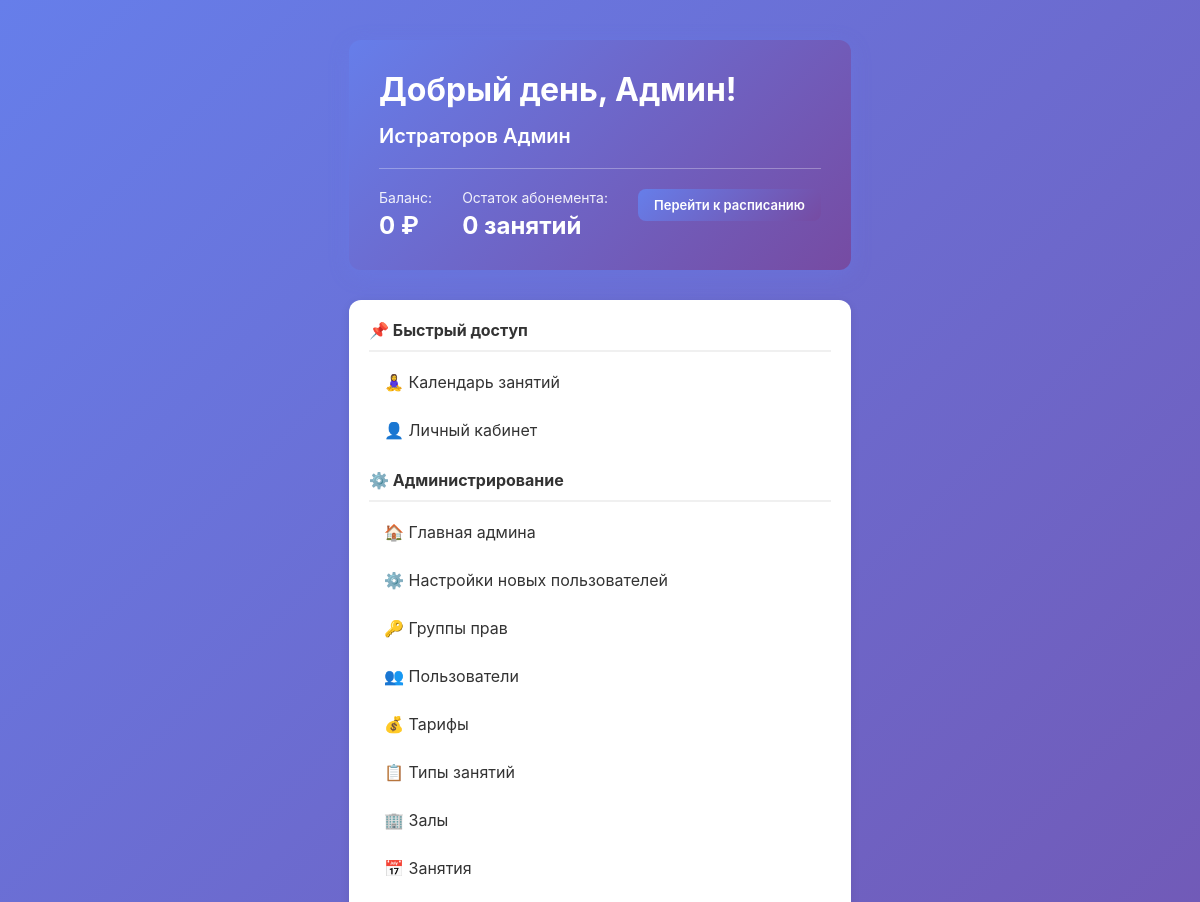
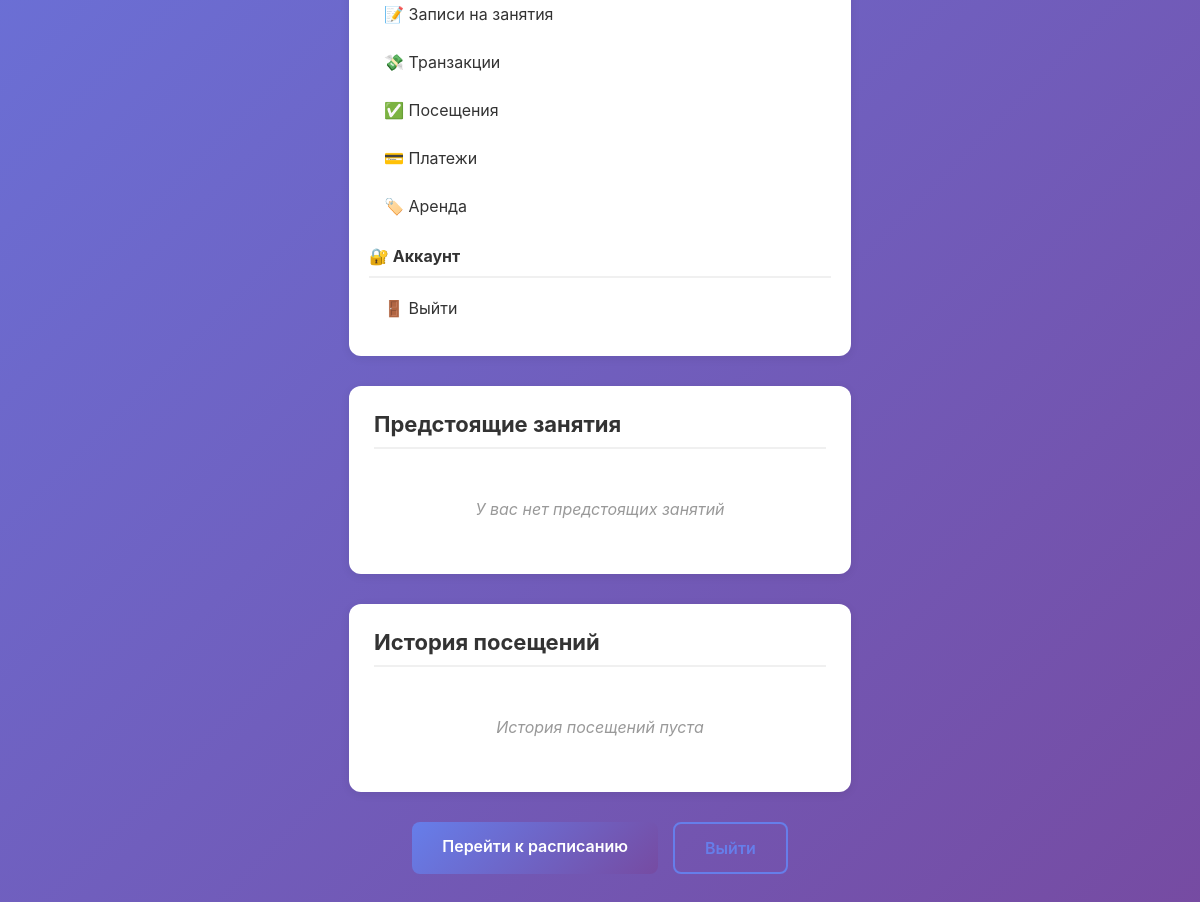
Screenshot of /profile/ (signed in) with the database file from the repository (2 pictures, top to bottom).
### core/models.py (models this page shows, shortened)
class User(AbstractUser):
    ROLE_CHOICES = [
        ('student', 'Ученик'),
        ('moderator', 'Модератор'),
        ('admin', 'Администратор'),
    ]
    phone = models.CharField("Телефон", max_length=20, blank=True)
    role = models.CharField("Роль", max_length=20, choices=ROLE_CHOICES, default='student')
    created_at = models.DateTimeField("Дата регистрации", auto_now_add=True)
    is_active = models.BooleanField("Активен", default=True)
    balance = models.DecimalField("Баланс", max_digits=10, decimal_places=2, default=0)
    telegram_id = models.BigIntegerField("Telegram ID", null=True, blank=True, unique=True,
                                             help_text="Уникальный идентификатор пользователя в Telegram")
    vk_id = models.BigIntegerField("VK ID", null=True, blank=True, unique=True,
                                       help_text="Уникальный идентификатор пользователя ВКонтакте")
    allowed_tariffs = models.ManyToManyField(Tariff, blank=True,
                                             verbose_name="Доступные тарифы",
                                             help_text="Тарифы, которые доступны пользователю для записи")
    class Meta:
        verbose_name = "Клиент"
        verbose_name_plural = "Клиенты"
        ordering = ['last_name', 'first_name']
    @property
    def is_moderator(self):
        return self.role in ['moderator', 'admin']
    @property
    def is_admin(self):
        return self.role == 'admin'

### core/views.py (the view)
# urls.py: path('profile/', views.profile_view, name='profile'),
@login_required
def profile_view(request):
    client = request.user
    current_hour = timezone.now().hour
    if 5 <= current_hour < 12:
        greeting = "Доброе утро"
    elif 12 <= current_hour < 18:
        greeting = "Добрый день"
    else:
        greeting = "Добрый вечер"
    upcoming_sessions = ClassSession.objects.filter(
        bookings__client=client,
        bookings__status__in=['confirmed', 'paid'],
        date_time__gte=timezone.now()
    ).select_related('class_type', 'hall').prefetch_related('bookings').order_by('date_time')[:10]
    past_sessions = ClassSession.objects.filter(
        bookings__client=client,
        bookings__status__in=['paid'],
        date_time__lt=timezone.now()
    ).select_related('class_type', 'hall').prefetch_related('bookings').order_by('-date_time')[:20]
    active_subscriptions = Subscription.objects.filter(
        client=client,
        status='active'
    ).select_related('tariff').order_by('-purchased_at')
    subscription_remaining = sum(sub.sessions_remaining for sub in active_subscriptions)
    available_tariffs_with_subscriptions = Tariff.objects.filter(
        id__in=client.allowed_tariffs.all(),
        is_subscription_available=True,
        is_active=True
    ).annotate()
    context = {
        'client': client,
        'greeting': greeting,
        'upcoming_sessions': upcoming_sessions,
        'past_sessions': past_sessions,
        'is_moderator': client.is_moderator,
        'is_admin': client.is_admin,
        'is_staff': client.is_staff,
        'active_subscriptions': active_subscriptions,
        'subscription_remaining': subscription_remaining,
        'available_tariffs_with_subscriptions': available_tariffs_with_subscriptions,
    }
    return render(request, 'core/profile.html', context)

### core/templates/core/profile.html (shortened to what this page needs)
{% extends 'core/auth_base.html' %}
{% load static %}
{% block extrastyle %}
<link rel="stylesheet" href="{% static 'core/css/auth.css' %}">
{% endblock %}
{% block content %}
<div class="profile-container">
    <div class="profile-header">
        <h1>{{ greeting }}, {{ client.first_name }}!</h1>
        <div class="user-info">
            <span class="user-name">{{ client.last_name }} {{ client.first_name }}</span>
        </div>
        <div class="balance-info">
            <div class="balance-item">
                <span class="balance-label">Баланс:</span>
                <span class="balance-value">{{ client.balance|default:"0" }} ₽</span>
            </div>
            <div class="balance-item">
                <span class="balance-label">Остаток абонемента:</span>
                <span class="balance-value">{{ subscription_remaining|default:"0" }} занятий</span>
            </div>
            <div class="balance-item">
                <a href="{% url 'calendar' %}" class="btn btn-secondary btn-small">Перейти к расписанию</a>
            </div>
        </div>
    </div>
    {% if is_staff or is_moderator %}
    <div class="sidebar-wrapper">
        {% include 'core/includes/sidebar.html' %}
    </div>
    {% endif %}
    <div class="profile-content">
        <section class="profile-section">
            <h2>Предстоящие занятия</h2>
            {% if upcoming_sessions %}
                <div class="sessions-list">
                    {% for session in upcoming_sessions %}
                        <div class="session-card" style="border-left-color: {{ session.hall.color|default:'#4ECDC4' }}">
                            <div class="session-time">
                                <span class="date">{{ session.date_time|date:"d.m.Y" }}</span>
                                <span class="time">{{ session.date_time|date:"H:i" }}</span>
                            </div>
                            <div class="session-details">
                                <h3>{{ session.class_type.name }}</h3>
                                {% if session.hall %}
                                    <p class="hall-name">Зал: {{ session.hall.name }}</p>
                                {% endif %}
                                <p class="duration">{{ session.duration }} мин.</p>
                            </div>
                        </div>
                    {% endfor %}
                </div>
            {% else %}
                <p class="no-data">У вас нет предстоящих занятий</p>
            {% endif %}
        </section>
        <section class="profile-section">
            <h2>История посещений</h2>
            {% if past_sessions %}
                <div class="sessions-list">
                    {% for session in past_sessions %}
                        <div class="session-card past" style="border-left-color: {{ session.hall.color|default:'#4ECDC4' }}">
                            <div class="session-time">
                                <span class="date">{{ session.date_time|date:"d.m.Y" }}</span>
                                <span class="time">{{ session.date_time|date:"H:i" }}</span>
                            </div>
                            <div class="session-details">
                                <h3>{{ session.class_type.name }}</h3>
                                {% if session.hall %}
                                    <p class="hall-name">Зал: {{ session.hall.name }}</p>
                                {% endif %}
                                <p class="duration">{{ session.duration }} мин.</p>
                            </div>
                        </div>
                    {% endfor %}
                </div>
            {% else %}
                <p class="no-data">История посещений пуста</p>
            {% endif %}
        </section>
    </div>
    <div class="profile-actions">
        <a href="{% url 'calendar' %}" class="btn btn-secondary">Перейти к расписанию</a>
        <a href="{% url 'logout' %}" class="btn btn-outline">Выйти</a>
    </div>
</div>
{% endblock %}

### core/static/core/css/auth.css (style rules this page uses)
* { margin: 0; padding: 0; box-sizing: border-box; }
body { font-family: -apple-system, BlinkMacSystemFont, 'Segoe UI', Roboto, Oxygen, Ubuntu, Cantarell, sans-serif; background: linear-gradient(135deg, #667eea 0%, #764ba2 100%); min-height: 100vh; }
.btn { display: inline-block; padding: 14px 30px; font-size: 16px; font-weight: 600; text-decoration: none; border: none; border-radius: 8px; cursor: pointer; transition: all 0.3s ease; }
.btn-secondary { background: linear-gradient(135deg, #667eea 0%, #764ba2 100%); color: white; }
.btn-outline { background: transparent; color: #667eea; border: 2px solid #667eea; }
.btn-small { padding: 8px 16px; font-size: 13px; }
.profile-container { max-width: 1000px; margin: 0 auto; padding: 20px; }
.profile-header { background: linear-gradient(135deg, #667eea 0%, #764ba2 100%); color: white; padding: 30px; border-radius: 12px; margin-bottom: 30px; box-shadow: 0 5px 20px rgba(102, 126, 234, 0.3); }
.profile-header h1 { margin: 0 0 15px 0; font-size: 32px; }
.user-info { display: flex; flex-direction: column; gap: 5px; }
.user-name { font-size: 20px; font-weight: 600; }
.balance-info { display: flex; gap: 30px; margin-top: 20px; padding-top: 20px; border-top: 1px solid rgba(255, 255, 255, 0.3); }
.balance-item { display: flex; flex-direction: column; gap: 5px; }
.balance-label { font-size: 14px; opacity: 0.9; }
.balance-value { font-size: 24px; font-weight: 700; }
.sidebar-wrapper { margin-bottom: 30px; }
.profile-content { display: grid; gap: 30px; }
.profile-section { background: white; border-radius: 12px; padding: 25px; box-shadow: 0 2px 10px rgba(0, 0, 0, 0.08); }
.profile-section h2 { margin: 0 0 20px 0; color: #333; font-size: 22px; border-bottom: 2px solid #f0f0f0; padding-bottom: 10px; }
.no-data { text-align: center; color: #999; padding: 30px; font-style: italic; }
.profile-actions { display: flex; gap: 15px; margin-top: 30px; justify-content: center; }

### rows the page displays
User: first_name "Админ", last_name "Истраторов", balance "0"

### other values shown
{{ greeting }} "Добрый день"
{{ subscription_remaining|default:"0" }} "0"
